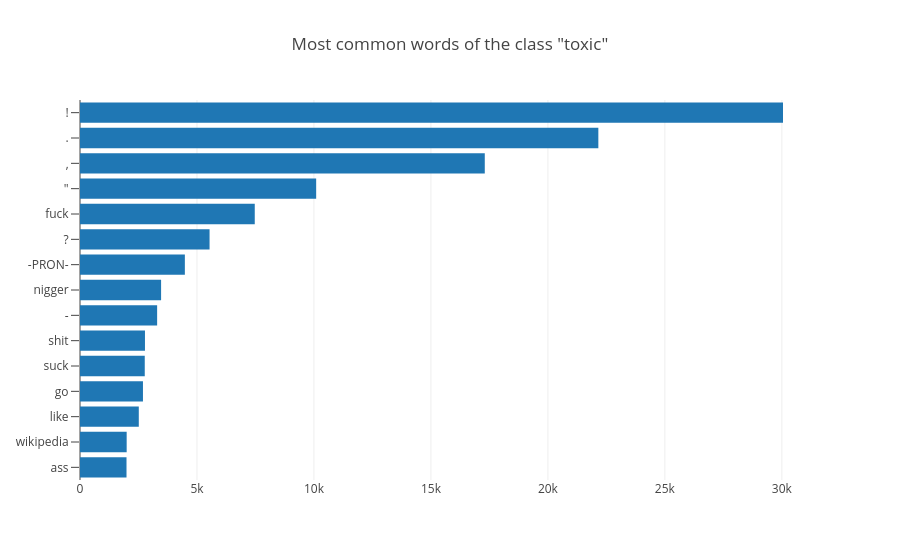

The notebook cell saved with this chart:
### Code cell
most_common_words("toxic")

### Figure 1 — Plotly figure (JSON) as saved in the notebook; plotly's stock layout.template omitted (floating-point values rounded to 4 significant figures)
{"data": [{"orientation": "h", "type": "bar", "x": [1988, 1995, 2513, 2691, 2768, 2777, 3297, 3466, 4482, 5538, 7470, 10095, 17302, 22156, 30049], "y": ["ass", "wikipedia", "like", "go", "suck", "shit", "-", "nigger", "-PRON-", "?", "fuck", "\"", ",", ".", "!"]}], "layout": {"title": "Most common words of the class \"toxic\"", "yaxis": {"ticklen": 8}}}
